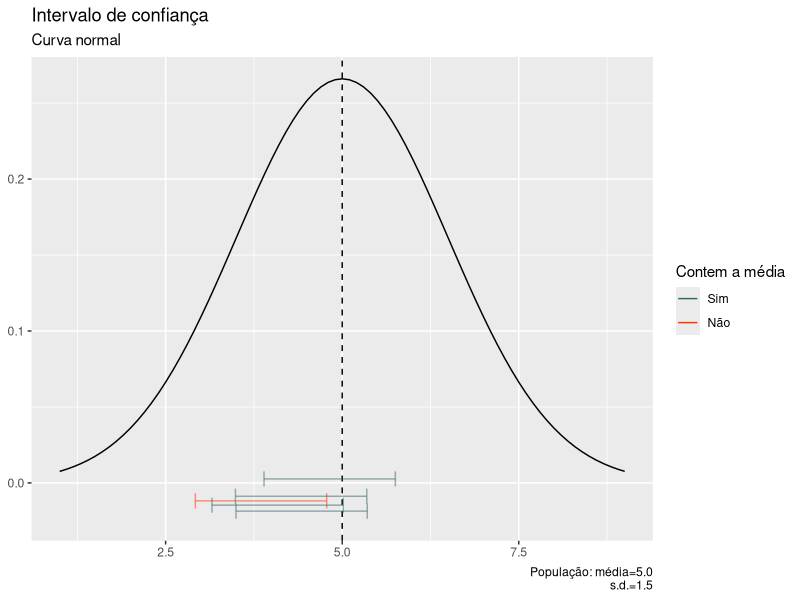

Generate this figure with R:
# Clear all
rm(list=ls())

library(ggplot2)

# Caracteristicas da populacao que vamos tirar a amostra
pop.Media = 5
pop.Sd = 1.5

# Tabela com pontos da curva normal
data.Normal = data.frame(x=seq(from=1, to=9, by=0.1), y=0)
data.Normal$y = dnorm(data.Normal$x, mean = pop.Media, sd = pop.Sd)

# Plotagem dos pontos da curva Normal com linhas na media e 1,2,3 s.d.
# ggplot(data.Normal) +
#   geom_point(aes(x, y), colour = "red", alpha=0.4) +
#   geom_line(aes(x, y)) +
#   geom_vline(xintercept = pop.Media, linetype="dashed") +
#   geom_vline(xintercept = pop.Media+pop.Sd, linetype="dashed", colour = "blue") +
#   geom_vline(xintercept = pop.Media-pop.Sd, linetype="dashed", colour = "blue") +
#   geom_vline(xintercept = pop.Media+2*pop.Sd, linetype="dashed", colour = "purple") +
#   geom_vline(xintercept = pop.Media-2*pop.Sd, linetype="dashed", colour = "purple") +
#   geom_vline(xintercept = pop.Media+3*pop.Sd, linetype="dashed", colour = "orange") +
#   geom_vline(xintercept = pop.Media-3*pop.Sd, linetype="dashed", colour = "orange") 

# Tamanho de elementos de uma amostra
n=10
# n=50

# Quantidade de amostras
M=5
# M=50
# M=100

# Tabela com as amostras e intervalos
dados = data.frame(id = 1:M, media = 0, upper = 0, lower = 0)

#  mostra as primeiras linhas da tabela dados
head(dados)

# fixa semente de aleatoriedade para reprodução
set.seed(1234)

for(i in 1:M){
  # Extrai uma amostra de tamanho n
  amostra = rnorm(n, mean = pop.Media, sd=pop.Sd)
  
  # calcula a media e os intervalos de conficanca
  dados[i, "media"] = mean(amostra)
  dados[i, "upper"] = mean(amostra) + qnorm(0.975) * pop.Sd/n^0.5
  dados[i, "lower"] = mean(amostra) - qnorm(0.975) * pop.Sd/n^0.5
}

# determino se o intervalo contem ou nao a media
# TRUE = Contem a media
# FALSE = Não contem a media
dados$HasTheMean = dados$upper >= 5 &  dados$lower <= 5

# grafico = ggplot(dados[!dados$HasTheMean,]) +
grafico = ggplot(dados) +
  geom_line(aes(x, y), data=data.Normal) +
  geom_vline(xintercept = pop.Media, linetype="dashed") +
  geom_errorbar(aes(y=runif(n=length(upper), min = -0.02, max=0.02),
                    xmin=lower, xmax=upper,
                    colour=HasTheMean),
                width=0.01, alpha=0.5) +
  scale_color_manual("Contem a média",
                     values = c("TRUE"="#336666", "FALSE"="#FF3300"),
                     breaks = c("TRUE", "FALSE"),
                     labels = c("Sim", "Não")) +
  labs(title = "Intervalo de confiança",
       subtitle = "Curva normal",
       x=NULL,
       y=NULL,
       caption = sprintf("População: média=%.1f\ns.d.=%.1f", pop.Media, pop.Sd)) + 
  guides(colour = guide_legend(override.aes = list(alpha = 1)))


print(grafico)
